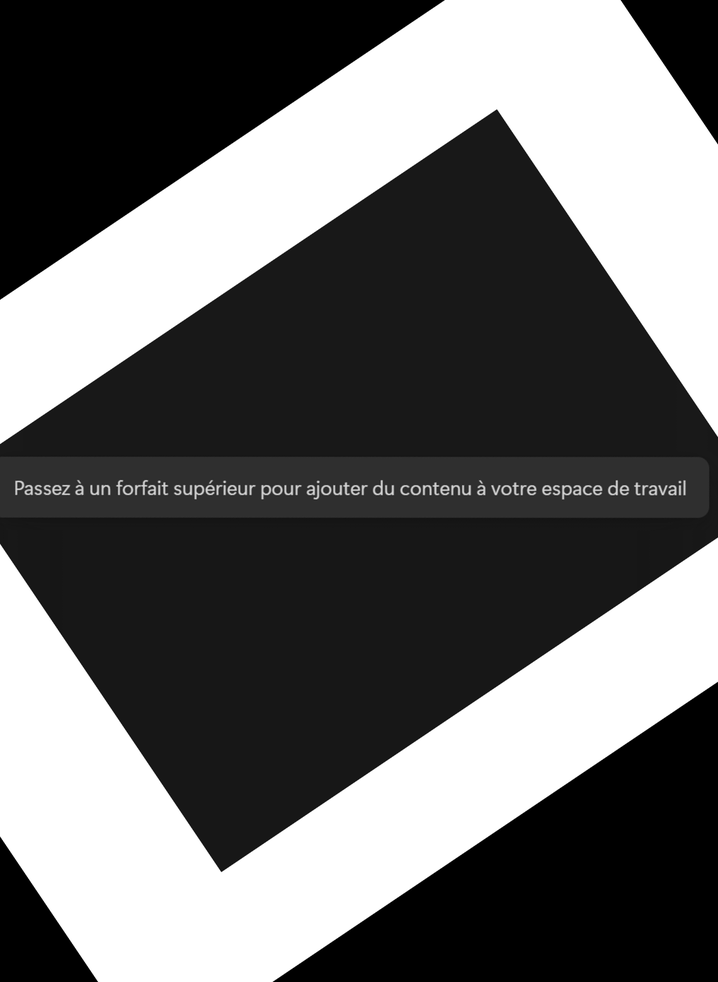
#> input picture corrected_image.png, 718 x 982 px, shrunk from 1014 x 1387 before the run
$ python read_image.py corrected_image.png
#> lines starting #> are read from the running program, lines starting #| are printed output that depends on the picture; after the words box and inside, x2 and y2 are one past the last pixel; in counts of white or black regions, pixels touching at a corner belong together
#> in correct_orientation, img is the input picture: shape (982, 718, 3); min 0, max 255, mean 102.2

import pytesseract
from PIL import Image
import cv2
import numpy as np
import os
import sys

def add_background(img, scale_factor=1.5):
    """
    Ajoute un fond (padding) blanc autour de l'image pour éviter qu'elle ne soit rognée.
    Le facteur d'échelle (scale_factor) permet d'ajuster la taille du fond.
    """
#> called with scale_factor = 1.5
    height, width, _ = img.shape
#> height = 982; width = 718

    # Calcul des nouvelles dimensions avec une marge de sécurité
    new_height = int(height * scale_factor)
#> new_height = 1473
    new_width = int(width * scale_factor)
#> new_width = 1077

    # Crée une image blanche de taille agrandie
    background = np.ones((new_height, new_width, 3), dtype=np.uint8) * 255

    # Positionne l'image au centre du nouveau fond
    start_y = (new_height - height) // 2
#> start_y = 245
    start_x = (new_width - width) // 2
#> start_x = 179
    background[start_y:start_y + height, start_x:start_x + width] = img
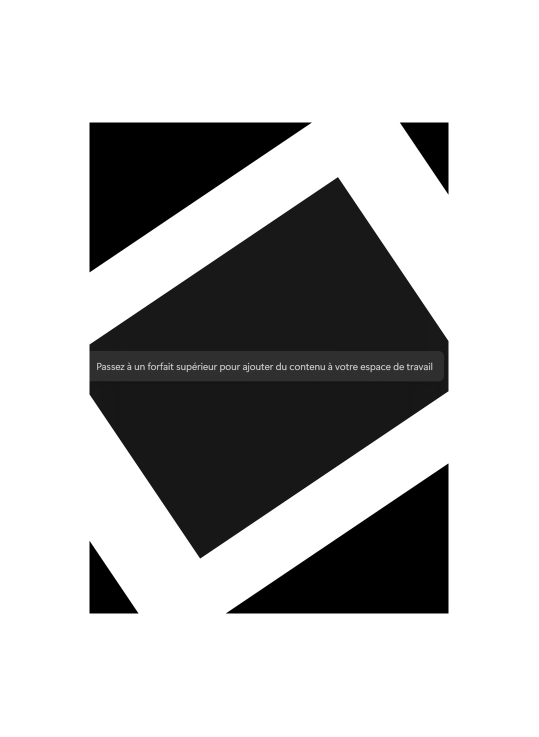
#> background: shape (1473, 1077, 3) (shown at 1/2 size); min 0, max 255, mean 187.1

    return background

def correct_orientation(image_path):
    # Lis l'image avec OpenCV
    img = cv2.imread(image_path)

    # Ajoute un fond blanc autour de l'image pour éviter le rognage
    img = add_background(img)

    # Convertit l'image en niveaux de gris
    gray = cv2.cvtColor(img, cv2.COLOR_BGR2GRAY)

    # Applique un flou pour réduire le bruit
    gray = cv2.GaussianBlur(gray, (5, 5), 0)

    # Effectue la détection de contours
    edges = cv2.Canny(gray, 50, 150, apertureSize=3)
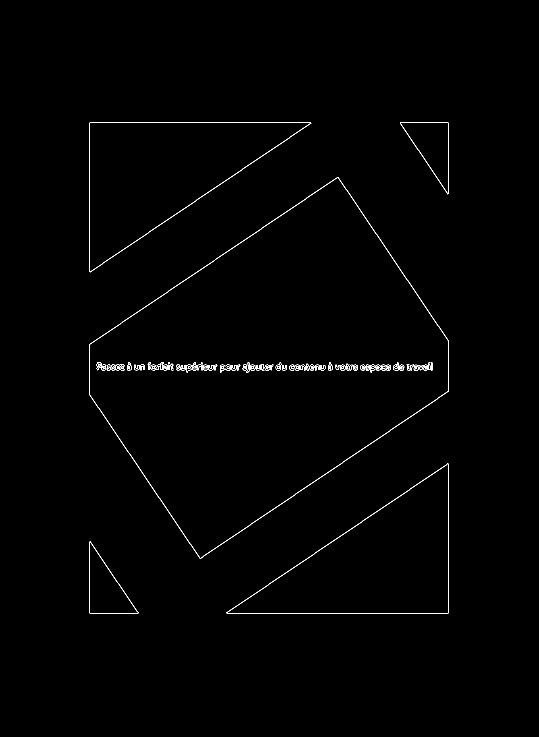
#> edges: shape (1473, 1077) (shown at 1/2 size); 0.64% white in thin lines or dots, all inside (x1, y1, x2, y2) = (178, 244, 898, 1228)

    # Trouve les lignes dans l'image
    lines = cv2.HoughLinesP(edges, 1, np.pi / 180, threshold=100, minLineLength=100, maxLineGap=10)
#> lines = 33 rows, first 6: [182, 244, 621, 244], [179, 688, 673, 355], [178, 1223, 178, 1083], [459, 1226, 896, 1226], [896, 1225, 896, 927], [453, 1225, 895, 927]

    if lines is not None:
        angles = []
        for line in lines:
            x1, y1, x2, y2 = line[0]
            angle = np.arctan2(y2 - y1, x2 - x1) * 180.0 / np.pi
            angles.append(angle)
#> this loop made 33 passes
#> (x1, y1, x2, y2, angle) on passes 1 to 12: (182, 244, 621, 244, 0), (179, 688, 673, 355, -33.98), (178, 1223, 178, 1083, -90), (459, 1226, 896, 1226, 0), (896, 1225, 896, 927, -90), (453, 1225, 895, 927, -33.99), (180, 543, 621, 246, -33.96), (400, 1116, 896, 782, -33.96), (676, 355, 896, 682, 56.07), (401, 1116, 896, 783, -33.93), (179, 789, 399, 1116, 56.07), (194, 732, 864, 732, 0)
#> after the loop, angles = 33 values, max 56.13 at index 28, min -90 at index 2, mean -3.5

        # Calcule l'angle moyen
        median_angle = np.median(angles)
#> median_angle = 0

        # Corrige l'orientation de l'image
        if median_angle != 0:
            (h, w) = img.shape[:2]
            center = (w // 2, h // 2)
            M = cv2.getRotationMatrix2D(center, median_angle, 1.0)
            img = cv2.warpAffine(img, M, (w, h))

    # Crée le dossier 'corrected' s'il n'existe pas
    corrected_dir = "corrected"
    os.makedirs(corrected_dir, exist_ok=True)

    # Récupère le nom du fichier d'origine
    filename = os.path.basename(image_path)

    # Génère le chemin du fichier corrigé
    corrected_image_path = os.path.join(corrected_dir, f"corrected_{filename}")

    # Sauvegarde l'image corrigée
    cv2.imwrite(corrected_image_path, img)

    return corrected_image_path

def read_image(image_path):
    # Corrige l'orientation de l'image
    corrected_image_path = correct_orientation(image_path)

    # Ouvre l'image corrigée
    img = Image.open(corrected_image_path)

    # Utilise Tesseract pour faire de l'OCR
    text = pytesseract.image_to_string(img)

    return text

def main(image_path):
    text = read_image(image_path)
    print("Texte extrait de l'image :")
    print(text)

if __name__ == "__main__":
    if len(sys.argv) != 2:
        print("Usage : python read_image.py <chemin_de_l_image>")
        sys.exit(1)

    image_path = sys.argv[1]
    main(image_path)
#> (the call stopped at in read_image, `text = pytesseract.image_to_string(img)`: pytesseract is not available in this run)
